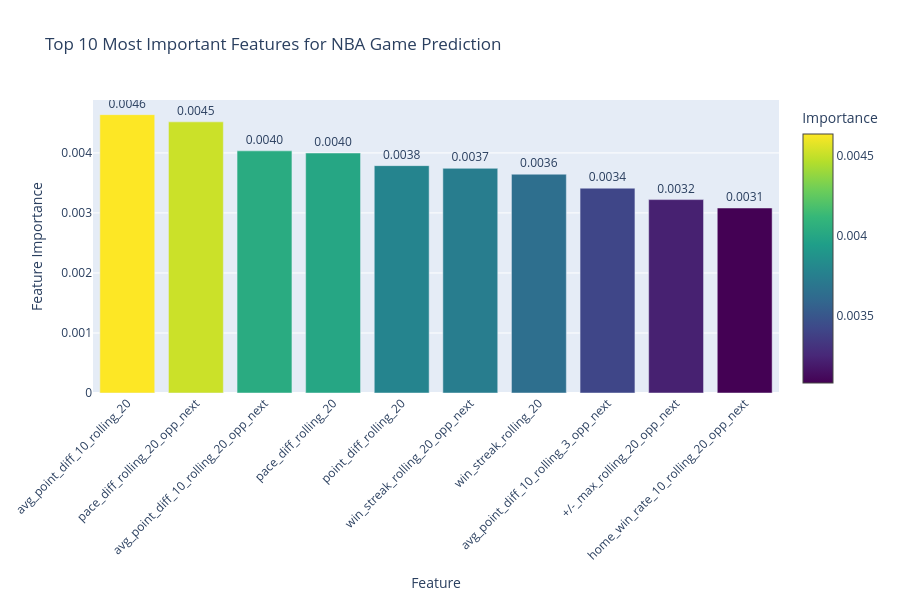

Notebook code cell kept with this figure:
### Code cell
print("Most Important Features Graph: ")

top_10 = feature_importance.head(10)

fig = go.Figure(go.Bar(
    x=top_10['feature'],
    y=top_10['importance'],
    marker=dict(
        color=top_10['importance'],
        colorscale='Viridis',
        showscale=True,
        colorbar=dict(title="Importance")
    ),
    text=[f"{v:.4f}" for v in top_10['importance']],
    textposition='outside'
))

fig.update_layout(
    title='Top 10 Most Important Features for NBA Game Prediction',
    xaxis_title='Feature',
    yaxis_title='Feature Importance',
    height=600,
    showlegend=False,
    xaxis_tickangle=-45
)
fig.show()

### Figure 1 — Plotly figure (JSON) as saved in the notebook; plotly's stock layout.template omitted (floating-point values rounded to 4 significant figures)
{"data": [{"marker": {"color": [0.004637, 0.004517, 0.004034, 0.003998, 0.003788, 0.003743, 0.003645, 0.003412, 0.003222, 0.003082], "colorbar": {"title": {"text": "Importance"}}, "colorscale": [[0, "#440154"], [0.1111, "#482878"], [0.2222, "#3e4989"], [0.3333, "#31688e"], [0.4444, "#26828e"], [0.5556, "#1f9e89"], [0.6667, "#35b779"], [0.7778, "#6ece58"], [0.8889, "#b5de2b"], [1, "#fde725"]], "showscale": true}, "text": ["0.0046", "0.0045", "0.0040", "0.0040", "0.0038", "0.0037", "0.0036", "0.0034", "0.0032", "0.0031"], "textposition": "outside", "type": "bar", "x": ["avg_point_diff_10_rolling_20", "pace_diff_rolling_20_opp_next", "avg_point_diff_10_rolling_20_opp_next", "pace_diff_rolling_20", "point_diff_rolling_20", "win_streak_rolling_20_opp_next", "win_streak_rolling_20", "avg_point_diff_10_rolling_3_opp_next", "+/-_max_rolling_20_opp_next", "home_win_rate_10_rolling_20_opp_next"], "y": [0.004637, 0.004517, 0.004034, 0.003998, 0.003788, 0.003743, 0.003645, 0.003412, 0.003222, 0.003082]}], "layout": {"height": 600, "showlegend": false, "title": {"text": "Top 10 Most Important Features for NBA Game Prediction"}, "xaxis": {"tickangle": -45, "title": {"text": "Feature"}}, "yaxis": {"title": {"text": "Feature Importance"}}}}
